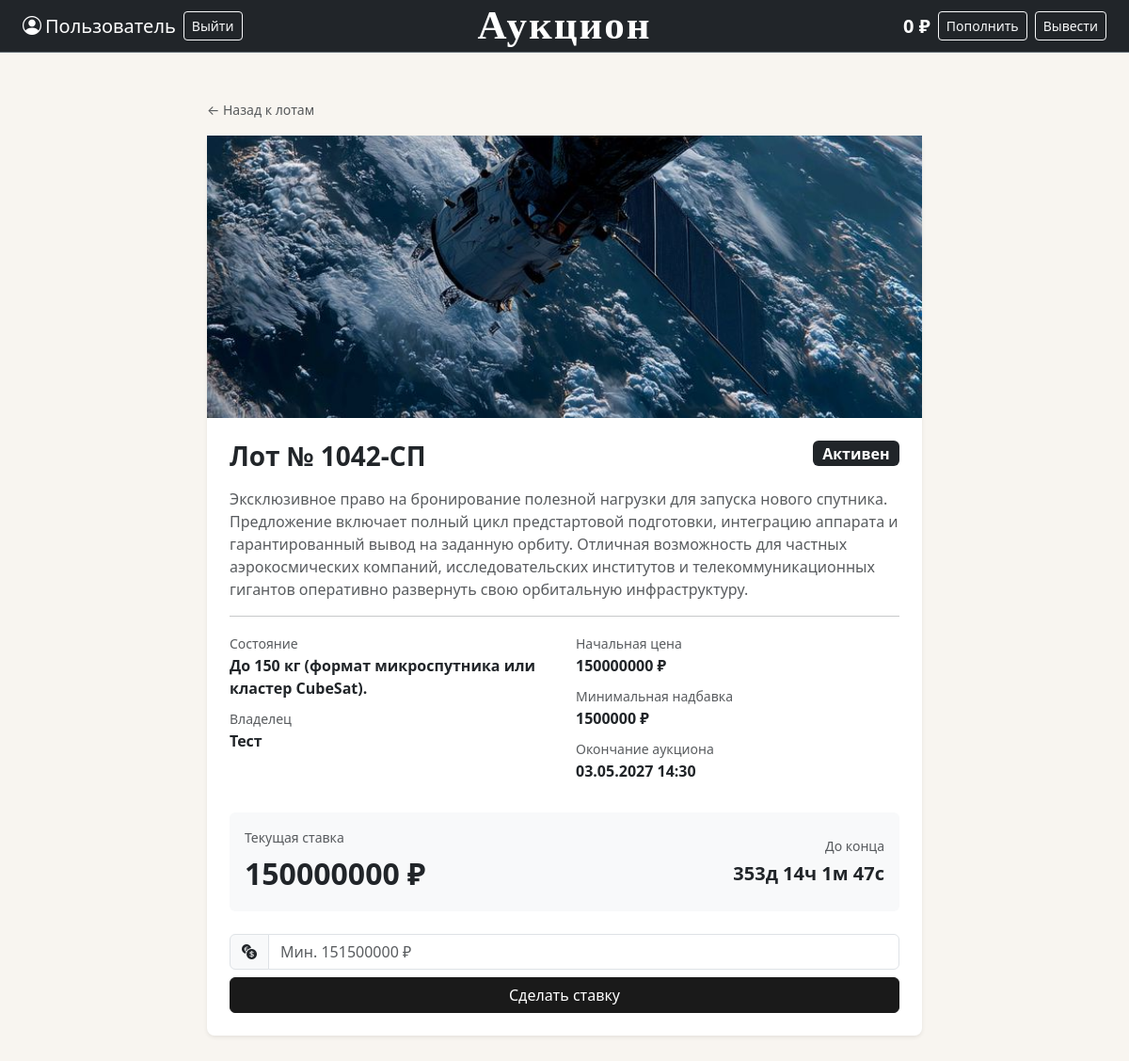
Screenshot of /lot_page/3 (signed in) with the database file from the repository.
### data/users.py (models this page shows, shortened)
class User(SqlAlchemyBase, UserMixin, SerializerMixin):
    __tablename__ = 'users'
    id = sqlalchemy.Column(sqlalchemy.Integer, primary_key=True, autoincrement=True)
    name = sqlalchemy.Column(sqlalchemy.String, nullable=True) # имя пользователя, заполняется пользователем
    email = sqlalchemy.Column(sqlalchemy.String, index=True, unique=True, nullable=True) # его почта, заполняется пользователем
    hashed_password = sqlalchemy.Column(sqlalchemy.String, nullable=True) # пароль, заполняется пользователем
    modified_date = sqlalchemy.Column(sqlalchemy.DateTime, default=datetime.datetime.now) # дата создания
    balance = sqlalchemy.Column(sqlalchemy.Integer, autoincrement=True, default=0) # баланс, автоматически = 0
    lots = orm.relationship("Lots", back_populates='user') # связь с другой бд

### data/lots.py (models this page shows)
class Lots(SqlAlchemyBase, SerializerMixin):
    __tablename__ = 'lots'
    id = sqlalchemy.Column(sqlalchemy.Integer,
                           primary_key=True,
                           autoincrement=True)
    name = sqlalchemy.Column(sqlalchemy.String, nullable=True) # имя лота
    file = sqlalchemy.Column(sqlalchemy.String, nullable=True) # название файла
    description = sqlalchemy.Column(sqlalchemy.String, nullable=True) # описание
    condition = sqlalchemy.Column(sqlalchemy.String, nullable=True) # состояние лота
    minimal_cost = sqlalchemy.Column(sqlalchemy.Integer, nullable=True) # минимальная цена
    minimum_premium = sqlalchemy.Column(sqlalchemy.Integer, nullable=True) # минимальная надбавка
    curr_cost = sqlalchemy.Column(sqlalchemy.Integer, nullable=True) # текущая максимальная стоимость товара
    owner_id = sqlalchemy.Column(sqlalchemy.Integer, sqlalchemy.ForeignKey("users.id")) # id собственника товара
    is_selled = sqlalchemy.Column(sqlalchemy.Boolean, default=False) # продан ли товар
    end_date = sqlalchemy.Column(sqlalchemy.DateTime, nullable=True) # дата окончания
    user = orm.relationship("User")

### main.py (the view)
@app.route('/lot_page/<int:id>')
def lot_page(id):
    db_sess = db_session.create_session()
    try:
        lot = db_sess.query(Lots).filter(Lots.id == id).first()
        if not lot:
            abort(404)
        if lot.end_date and datetime.datetime.now() >= lot.end_date and not lot.is_selled:
            lot.is_selled = True
            db_sess.commit()
        return render_template('lot_page.html', lot=lot, csrf_tok=generate_csrf())
    finally:
        db_sess.close()

### data/db_session.py (called while the page is built)
def create_session() -> Session:
    global __factory
    return __factory()

### main.py (called while the page is built)
@login_manager.user_loader
def load_user(user_id):
    db_sess = db_session.create_session()
    try:
        return db_sess.get(User, user_id)
    finally:
        db_sess.close()

### templates/lot_page.html (shortened to what this page needs)
{% extends "base.html" %}
{% block content %}
<div class="row justify-content-center mt-4 mb-5">
    <div class="col-md-8">
        <a href="/" class="text-muted small text-decoration-none">← Назад к лотам</a>
        <div class="card border-0 shadow-sm mt-3">
            {% if lot.file.endswith('.mp4') or lot.file.endswith('.webm') %}
                <video autoplay muted loop playsinline
                       class="card-img-top w-100"
                       style="object-fit: cover; height: 300px;">
                    <source src="{{ url_for('static', filename='img/lots_img/' + lot.file) }}" type="video/mp4">
                </video>
            {% else %}
                <img src="{{ url_for('static', filename='img/lots_img/' + lot.file) }}"
                     class="img-fluid w-100"
                     style="object-fit: cover; height: 300px;">
            {% endif %}
            <div class="card-body p-4">
                <div class="d-flex justify-content-between align-items-start mb-3">
                    <h3 class="fw-bold mb-0">{{ lot.name }}</h3>
                    {% if lot.is_selled %}
                    <span class="badge bg-secondary fs-6">Продан</span>
                    {% else %}
                    <span class="badge bg-dark fs-6">Активен</span>
                    {% endif %}
                </div>
                <p class="text-muted">{{ lot.description }}</p>
                <hr>
                <div class="row mb-3">
                    <div class="col-md-6">
                        <ul class="list-unstyled">
                            <li class="mb-2">
                                <span class="text-muted small">Состояние</span><br>
                                <span class="fw-semibold">{{ lot.condition }}</span>
                            </li>
                            <li class="mb-2">
                                <span class="text-muted small">Владелец</span><br>
                                <a href="/user/{{ lot.owner_id }}" class="text-dark fw-semibold text-decoration-none">
                                    {{ lot.user.name }}
                                </a>
                            </li>
                        </ul>
                    </div>
                    <div class="col-md-6">
                        <ul class="list-unstyled">
                            <li class="mb-2">
                                <span class="text-muted small">Начальная цена</span><br>
                                <span class="fw-semibold">{{ lot.minimal_cost }} ₽</span>
                            </li>
                            <li class="mb-2">
                                <span class="text-muted small">Минимальная надбавка</span><br>
                                <span class="fw-semibold">{{ lot.minimum_premium }} ₽</span>
                            </li>
                            <li class="mb-2">
                                <span class="text-muted small">Окончание аукциона</span><br>
                                <span class="fw-semibold">{{ lot.end_date.strftime('%d.%m.%Y %H:%M') if lot.end_date else '—' }}</span>
                            </li>
                        </ul>
                    </div>
                </div>
                <div class="p-3 bg-light rounded mb-4">
                    <div class="d-flex justify-content-between align-items-center">
                        <div>
                            <div class="text-muted small mb-1">Текущая ставка</div>
                            <div class="fw-bold" style="font-size: 2rem;">
                                {{ lot.curr_cost if lot.curr_cost else lot.minimal_cost }} ₽
                            </div>
                        </div>
                        {% if not lot.is_selled and lot.end_date %}
                        <div class="text-end">
                            <div class="text-muted small mb-1">До конца</div>
                            <div class="fw-bold fs-5" id="countdown"></div>
                        </div>
                        {% endif %}
                    </div>
                </div>
                {% if current_user.is_authenticated and not lot.is_selled and current_user.id != lot.owner_id %}
                {% set min_bid = (lot.curr_cost if lot.curr_cost else lot.minimal_cost) + lot.minimum_premium %}
                <form action="/lot_page/{{ lot.id }}/bid" method="post">
                    <div class="input-group mb-2">
                        <span class="input-group-text"><i class="bi bi-currency-exchange"></i></span>
                        <input type="number"
                               name="amount"
                               class="form-control"
                               min="{{ min_bid }}"
                               placeholder="Мин. {{ min_bid }} ₽"
                               required>
                    </div>
                    <button type="submit" class="btn btn-dark w-100">Сделать ставку</button>
                </form>
                {% elif not current_user.is_authenticated %}
                <div class="text-center text-muted small">
                    <a href="/login" class="text-dark fw-semibold">Войдите</a>, чтобы сделать ставку
                </div>
                {% endif %}
            </div>
        </div>
    </div>
</div>
{% endblock %}

### templates/base.html (shortened to what this page needs)
<!DOCTYPE html>
<html lang="ru">
<head>
    <link rel="stylesheet" href="https://cdn.jsdelivr.net/npm/bootstrap@5.3.0/dist/css/bootstrap.min.css">
    <link rel="stylesheet" href="https://cdn.jsdelivr.net/npm/bootstrap-icons@1.11.0/font/bootstrap-icons.css">
    <link rel="stylesheet" href="{{ url_for('static', filename='css/style.css') }}">
</head>
<body>
<nav class="navbar navbar-dark bg-dark border-bottom border-secondary">
    <div class="container-fluid px-4">
        <div class="d-flex align-items-center gap-2">
            {% if current_user.is_authenticated %}
                <a class="text-white text-decoration-none d-flex align-items-center gap-1 fs-5">
                    <i class="bi bi-person-circle"></i>
                    {{ current_user.name }}
                </a>
                <a class="btn btn-sm btn-outline-light" href="/logout">Выйти</a>
            {% else %}
                <a class="btn btn-sm btn-outline-light" href="/register">Зарегистрироваться</a>
                <a class="btn btn-sm btn-light" href="/login">Войти</a>
            {% endif %}
        </div>
        <a class="navbar-brand position-absolute start-50 translate-middle-x fw-bold"
           href="/"
           style="font-size: 43px; font-family: 'Georgia', serif; letter-spacing: 2px;"
        >Аукцион</a>
        <div class="d-flex align-items-center gap-2 ms-auto">
            {% if current_user.is_authenticated %}
                <span class="text-white fw-semibold fs-5">{{ current_user.balance }} ₽</span>
                <a class="btn btn-sm btn-outline-light" href="/balance">Пополнить</a>
                <a class="btn btn-sm btn-outline-light" href="/balance">Вывести</a>
            {% endif %}
        </div>
    </div>
</nav>
<div class="container-fluid px-4 py-4">
    {% block content %}
    {% endblock %}
</div>
</body>
</html>

### static/css/style.css (style rules this page uses)
body { background-color: #f8f5f0; color: #1a1a1a; }
.navbar { min-height: 56px; }
.card { background-color: #fff; border-radius: 8px; }
.btn-dark { background-color: #1a1a1a; border-color: #1a1a1a; }
a { color: #1a1a1a; }
.card { transition: transform 0.15s, box-shadow 0.15s; }

### rows the page displays
User: name "Пользователь", balance "0"
Lots: file (picture), name "Лот № 1042-СП", description "Эксклюзивное право на бронирование полезной нагрузки для запуска нового спутника. Предложение включает полный цикл предстартовой подготовки, интеграцию аппарата и гарантированный вывод на заданную орбиту. Отличная возможность для частных аэрокосмических компаний, исследовательских институтов и телекоммуникационных гигантов оперативно развернуть свою орбитальную инфраструктуру.", condition "До 150 кг (формат микроспутника или кластер CubeSat).", minimal_cost "150000000", minimum_premium "1500000", end_date "03.05.2027 14:30", curr_cost "150000000"
User: user.name "Тест"
